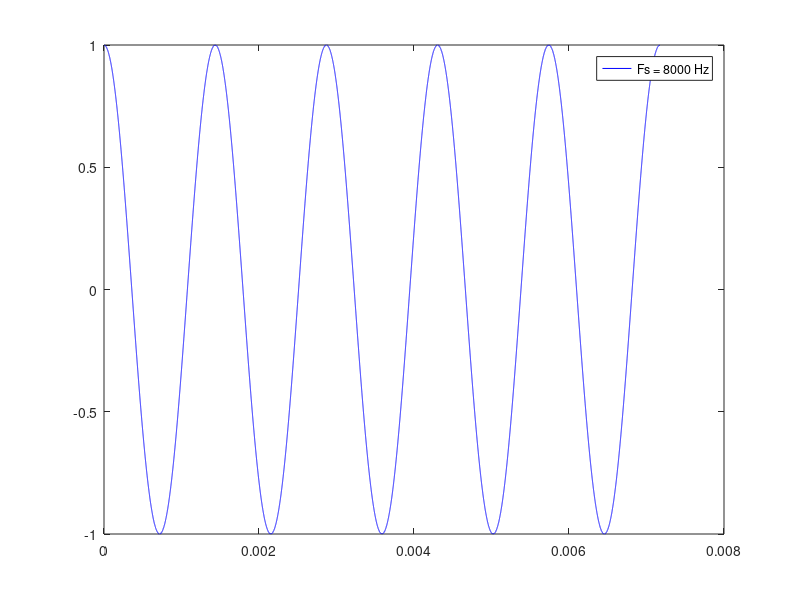

Write MATLAB code to recreate this figure. (Note: this script raises an error after producing the figure.)
%%%%%%%%%%%%%%%%%%%%%%%%%%%%%%%%%%%%%%%%%%%%%%%%%%%%%%%%%%%
%       
%
%
%             Luis Diego Jimenez Mora
%
%
%
%%%%%%%%%%%%%%%%%%%%%%%%%%%%%%%%%%%%%%%%%%%%%%%%%%%%%%%%%%%



% Funciones relacionadas a la interfaz de usuario.


% Frecuencia del tono
F=697;
% Frecuencia de muestreo recomendada por el enunciado;
Fs=8000;
% En la practica, esto depende del tiempo que el usuario presione el boton;
C=5;

%Pasos intermedios auxiliares.


%Calculamos el periodo de la señal analogica
T=1/F;
%Se asume que se cumple el criterio de Nyquist para todo

% Se construye una variable analogica para comparar efectividad
%Se construye el arreglo de la variable independiente analogica. Se elige arbitrariamente 100 puntos por periodo
t=[0:0.0001*T:C*T];


%%%%%%%%%%%%%%%%%%%%%%%%%%%%%%%%%%%%%%%%%%%%%%%%%%%%%%%%%%%
%       
%
%      Calculo de los valores del Coseno discreto
%
%
%%%%%%%%%%%%%%%%%%%%%%%%%%%%%%%%%%%%%%%%%%%%%%%%%%%%%%%%%%%

%Construye el arreglo de la variable independiente discreta a partir del numero de ciclos y la tasa de muestreo
n=[0:1/Fs:C*T];

% Coeficientes del polinomio
c1 = 26-15*sqrt(3);
c2 = 810000*(1657+930*sqrt(3));
c3 = 324000*(19+15*sqrt(3));
c4 = -1800*(1+15*sqrt(3));
c5 = -360

% Preprocesado

% Conversion de variable discreta a grados entre 0 y 180 (region de convergencia para la aproximacion polinomial)
o = mod(n*(2*F*180)+90,180);

% Calculo del cuadrante mediante la diferencia entre el modulo a 180 y a 360 grados.
o2 = mod(n*(2*F*180)+90,360);
quadrant = 2*sign (o-o2)+1;

% Calculo de la aproximacion cosenoidal en dos partes.
part1=c2+c3*o+c4*(realpow(o,2))+c5*(realpow(o,3))+(realpow(o,4));
sinn = quadrant.*( c1*o.*(180-o).*(part1) )/524880000000;


%Funciones de graficacion


%Grafica la señal analogica
labelF= strcat("-b;Fs = 8000 Hz", ";");
plot(t,cos(2*pi*F*t),labelF)
%Congela el grafico para agregar la señal discreta
hold on
%Grafica la señal alias
labelFa= strcat("-r;Fcos ="," ",num2str(Fa)," Hz", ";");
plot(t,cos(2*pi*Fa*t),labelFa)
% Grafica la señal discreta
labeln= strcat("ok;Fs ="," ",num2str(Fs), ";");
stem (n, sinn, labeln)

hold off
